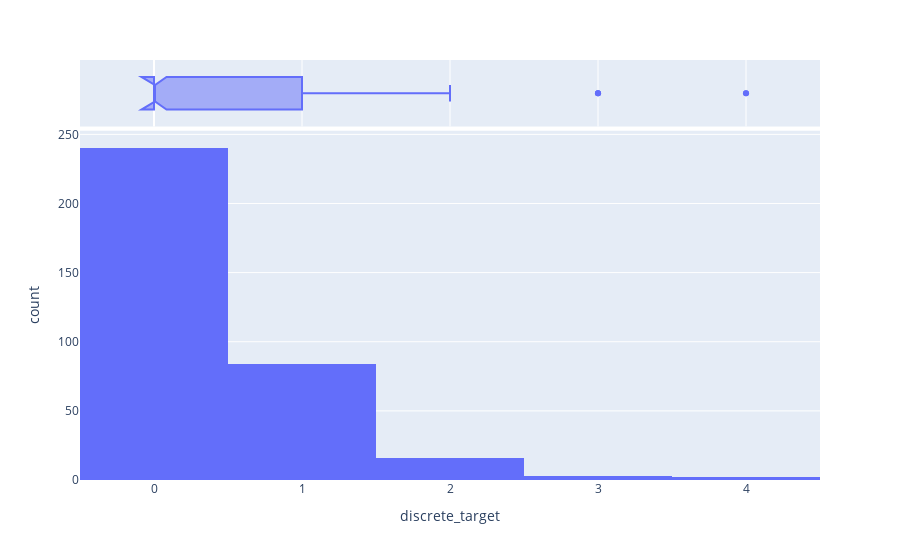

Here is the notebook cell this chart was saved with:
### Code cell
fig = px.histogram(liver_data, x='discrete_target', marginal='box')
fig.show()

### Figure 1 — Plotly figure (JSON) as saved in the notebook; plotly's stock layout.template omitted (floating-point values rounded to 4 significant figures; data arrays with more than 128 entries replaced by an {"elided": "..."} marker saying what was removed)
{"data": [{"alignmentgroup": "True", "bingroup": "x", "hovertemplate": "discrete_target=%{x}<br>count=%{y}<extra></extra>", "legendgroup": "", "marker": {"color": "#636efa", "pattern": {"shape": ""}}, "name": "", "offsetgroup": "", "orientation": "v", "showlegend": false, "type": "histogram", "x": {"elided": "345 int values"}, "xaxis": "x", "yaxis": "y"}, {"alignmentgroup": "True", "hovertemplate": "discrete_target=%{x}<extra></extra>", "legendgroup": "", "marker": {"color": "#636efa"}, "name": "", "notched": true, "offsetgroup": "", "showlegend": false, "type": "box", "x": {"elided": "345 int values"}, "xaxis": "x2", "yaxis": "y2"}], "layout": {"barmode": "relative", "legend": {"tracegroupgap": 0}, "margin": {"t": 60}, "xaxis": {"anchor": "y", "domain": [0, 1], "title": {"text": "discrete_target"}}, "xaxis2": {"anchor": "y2", "domain": [0, 1], "matches": "x", "showgrid": true, "showticklabels": false}, "yaxis": {"anchor": "x", "domain": [0, 0.8316], "title": {"text": "count"}}, "yaxis2": {"anchor": "x2", "domain": [0.8416, 1], "matches": "y2", "showgrid": false, "showline": false, "showticklabels": false, "ticks": ""}}}
